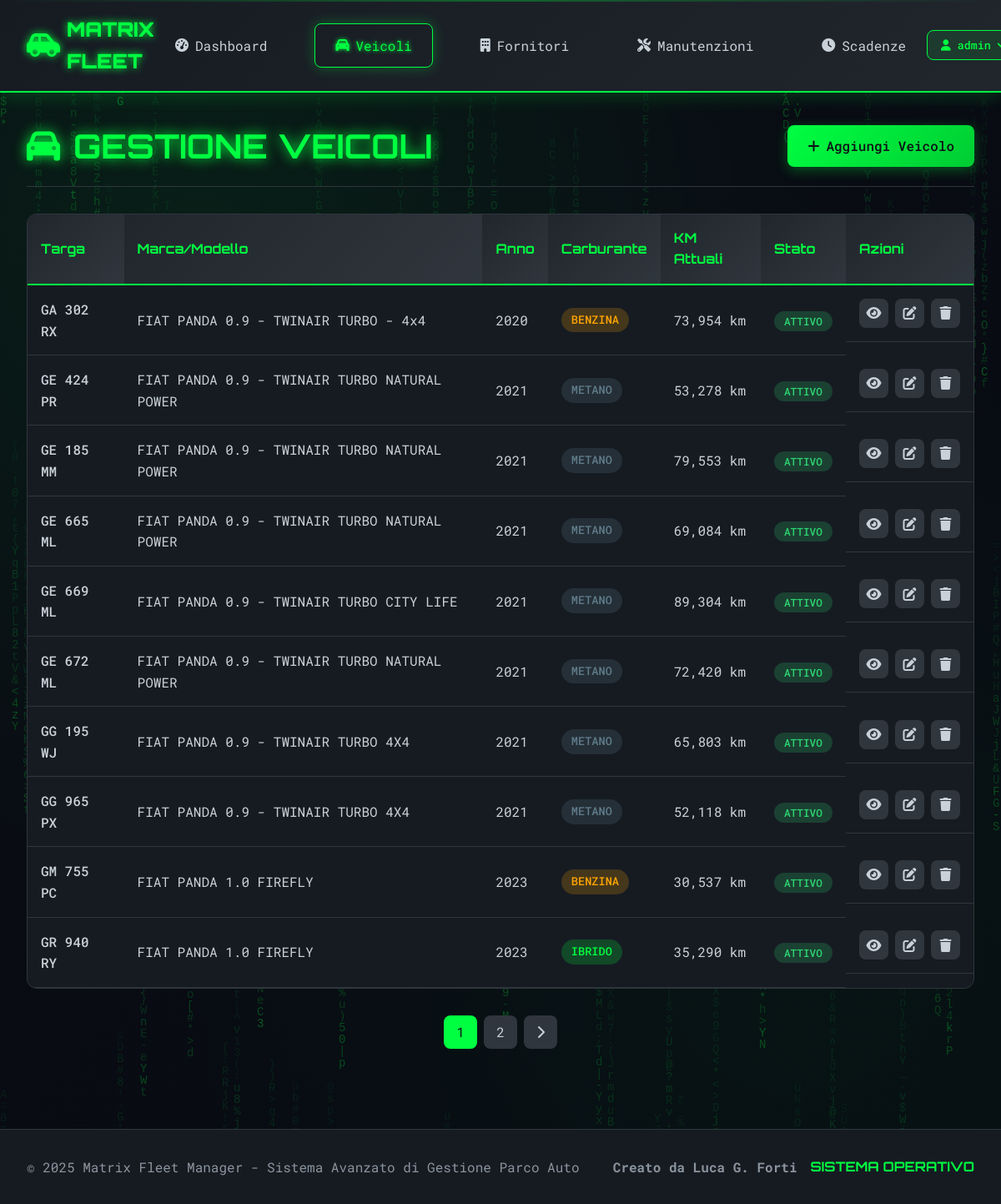
Screenshot of /veicoli/ (signed in) with the database file from the repository.
### app/models.py (models this page shows, shortened)
class User(UserMixin, db.Model):
    __tablename__ = 'users'
    id = db.Column(db.Integer, primary_key=True)
    username = db.Column(db.String(80), unique=True, nullable=False)
    password_hash = db.Column(db.String(120), nullable=False)
    nucleo = db.Column(db.String(50), default='Via Capitel')
    attivo = db.Column(db.Boolean, default=True)
    data_creazione = db.Column(db.DateTime, default=datetime.utcnow)
    ultimo_accesso = db.Column(db.DateTime)

class Veicolo(db.Model):
    __tablename__ = 'veicoli'
    id = db.Column(db.Integer, primary_key=True)
    targa = db.Column(db.String(10), nullable=False, unique=True)
    marca = db.Column(db.String(50), nullable=False)
    modello = db.Column(db.String(50), nullable=False)
    anno_immatricolazione = db.Column(db.Integer, nullable=False)
    data_immatricolazione = db.Column(db.Date, nullable=False)
    km_attuali = db.Column(db.Integer, default=0)
    carburante = db.Column(db.String(20), nullable=False)
    carburante_personalizzato = db.Column(db.String(50))  # NUOVO CAMPO
    cilindrata = db.Column(db.Integer)
    colore = db.Column(db.String(30))
    stato = db.Column(db.String(20), default='Attivo')
    note = db.Column(db.Text)
    carta_carburante = db.Column(db.String(100))
    pin_carburante = db.Column(db.String(20))
    societa_noleggio_id = db.Column(db.Integer, db.ForeignKey('fornitori.id'))
    nucleo = db.Column(db.String(50), default='Via Capitel')
    data_creazione = db.Column(db.DateTime, default=datetime.utcnow)
    manutenzioni = db.relationship('Manutenzione', backref='veicolo', lazy=True,
                                 order_by='desc(Manutenzione.data_intervento)')
    scadenze = db.relationship('Scadenza', backref='veicolo', lazy=True,
                              order_by='desc(Scadenza.data_scadenza)')
    societa_noleggio = db.relationship('Fornitore', foreign_keys=[societa_noleggio_id])

### app/routes/veicoli.py (the view)
@veicoli_bp.route('/')
@login_required
def index_veicoli():
    page = request.args.get('page', 1, type=int)
    veicoli = Veicolo.query.paginate(
        page=page, per_page=10, error_out=False
    )
    return render_template('veicoli/index.html', veicoli=veicoli)

### app/templates/veicoli/index.html (shortened to what this page needs)
{% extends "base.html" %}
{% block content %}
<div class="page-container">
    <div class="page-header">
        <h1 class="page-title">
            <i class="fas fa-car"></i>
        </h1>
        <div class="page-actions">
            <a href="{{ url_for('veicoli.aggiungi_veicolo') }}" class="btn btn-primary">
                <i class="fas fa-plus"></i> Aggiungi Veicolo
            </a>
        </div>
    </div>
    <div class="data-table-container">
        <table class="data-table">
            <thead>
                <tr>
                    <th>Targa</th>
                    <th>Marca/Modello</th>
                    <th>Anno</th>
                    <th>Carburante</th>
                    <th>KM Attuali</th>
                    <th>Stato</th>
                    <th>Azioni</th>
                </tr>
            </thead>
            <tbody>
                {% for veicolo in veicoli.items %}
                <tr>
                    <td class="highlight">{{ veicolo.targa }}</td>
                    <td>{{ veicolo.marca }} {{ veicolo.modello }}</td>
                    <td>{{ veicolo.anno_immatricolazione }}</td>
                    <td>
                        <span class="badge badge-{{ veicolo.carburante.lower() }}">
                            {{ veicolo.carburante }}
                        </span>
                    </td>
                    <td>{{ "{:,}".format(veicolo.km_attuali) }} km</td>
                    <td>
                        <span class="status-badge status-{{ veicolo.stato.lower().replace(' ', '-') }}">
                            {{ veicolo.stato }}
                        </span>
                    </td>
                    <td class="actions">
                        <a href="{{ url_for('veicoli.dettaglio_veicolo', id=veicolo.id) }}" class="btn-action" title="Dettagli">
                            <i class="fas fa-eye"></i>
                        </a>
                        <a href="{{ url_for('veicoli.modifica_veicolo', id=veicolo.id) }}" class="btn-action" title="Modifica">
                            <i class="fas fa-edit"></i>
                        </a>
                        <a href="{{ url_for('veicoli.elimina_veicolo', id=veicolo.id) }}" class="btn-action delete" title="Elimina" onclick="return confirm('Sei sicuro di voler eliminare questo veicolo?')">
                            <i class="fas fa-trash"></i>
                        </a>
                    </td>
                </tr>
                {% endfor %}
            </tbody>
        </table>
    </div>
    {% if veicoli.pages > 1 %}
    <div class="pagination">
        {% for page_num in veicoli.iter_pages() %}
            {% if page_num %}
                {% if page_num != veicoli.page %}
                    <a href="{{ url_for('veicoli.index_veicoli', page=page_num) }}" class="page-btn">{{ page_num }}</a>
                {% else %}
                    <span class="page-btn active">{{ page_num }}</span>
                {% endif %}
            {% endif %}
        {% endfor %}
        {% if veicoli.has_next %}
            <a href="{{ url_for('veicoli.index_veicoli', page=veicoli.next_num) }}" class="page-btn">
                <i class="fas fa-chevron-right"></i>
            </a>
        {% endif %}
    </div>
    {% endif %}
</div>
{% endblock %}

### app/templates/base.html (shortened to what this page needs)
<!DOCTYPE html>
<html lang="it">
<head>
    <link rel="stylesheet" href="{{ url_for('static', filename='css/matrix_style.css') }}">
    <link href="https://cdnjs.cloudflare.com/ajax/libs/font-awesome/6.0.0/css/all.min.css" rel="stylesheet">
</head>
<body>
    <header class="matrix-header">
        <div class="header-content">
            <div class="logo">
                <i class="fas fa-car-side"></i>
                <span>MATRIX FLEET</span>
            </div>
            <nav class="main-nav">
                <a href="{{ url_for('dashboard.index') }}" class="nav-link {% if request.endpoint == 'dashboard.index' %}active{% endif %}">
                    <i class="fas fa-tachometer-alt"></i>Dashboard
                </a>
                <a href="{{ url_for('veicoli.index_veicoli') }}" class="nav-link {% if 'veicoli' in request.endpoint %}active{% endif %}">
                    <i class="fas fa-car"></i>Veicoli
                </a>
                <a href="{{ url_for('fornitori.index_fornitori') }}" class="nav-link {% if 'fornitori' in request.endpoint %}active{% endif %}">
                    <i class="fas fa-building"></i>Fornitori
                </a>
                <a href="{{ url_for('manutenzioni.index_manutenzioni') }}" class="nav-link {% if 'manutenzioni' in request.endpoint %}active{% endif %}">
                    <i class="fas fa-tools"></i>Manutenzioni
                </a>
                <a href="{{ url_for('scadenze.index_scadenze') }}" class="nav-link {% if 'scadenze' in request.endpoint %}active{% endif %}">
                    <i class="fas fa-clock"></i>Scadenze
                </a>
            </nav>
            <div class="user-info">
                {% if current_user.is_authenticated %}
                    <div class="user-menu">
                        <div class="user-dropdown">
                            <button class="user-btn" onclick="toggleUserMenu()">
                                <i class="fas fa-user"></i>
                                <span class="user-name">{{ current_user.username }}</span>
                                <i class="fas fa-chevron-down"></i>
                            </button>
                        </div>
                    </div>
                {% endif %}
            </div>
        </div>
    </header>
    <main class="main-content">
        {% block content %}{% endblock %}
    </main>
    <footer class="matrix-footer">
        <div class="footer-content">
            <p>&copy; 2025 Matrix Fleet Manager - Sistema Avanzato di Gestione Parco Auto</p>
            <div class="footer-stats">
                <span class="stat"><strong>Creato da Luca G. Forti</strong></span>
                <span class="stat-value">SISTEMA OPERATIVO</span>
            </div>
        </div>
    </footer>
</body>
</html>

### app/templates/base.html (style rules this page uses)
.user-info { display: flex; align-items: center; }
.user-menu { position: relative; }
.user-dropdown { position: relative; }
.user-btn { display: flex; align-items: center; gap: 0.5rem; background: rgba(0, 255, 65, 0.1); color: var(--matrix-green); border: 1px solid var(--matrix-green); padding: 0.5rem 1rem; border-radius: 8px; cursor: pointer; font-family: inherit; transition: all 0.3s ease; }
.user-name { font-weight: 500; }

### rows the page displays
User: username "admin"
Veicolo: targa "GA 302 RX", marca "FIAT PANDA", modello "0.9 - TWINAIR TURBO - 4x4", anno_immatricolazione "2020", carburante "BENZINA", km_attuali "73,954", stato "ATTIVO"
Veicolo: targa "GE 424 PR", marca "FIAT", modello "PANDA 0.9 - TWINAIR TURBO NATURAL POWER", anno_immatricolazione "2021", carburante "METANO", km_attuali "53,278", stato "ATTIVO"
Veicolo: targa "GE 185 MM", marca "FIAT", modello "PANDA 0.9 - TWINAIR TURBO NATURAL POWER", anno_immatricolazione "2021", carburante "METANO", km_attuali "79,553", stato "ATTIVO"
Veicolo: targa "GE 665 ML", marca "FIAT", modello "PANDA 0.9 - TWINAIR TURBO NATURAL POWER", anno_immatricolazione "2021", carburante "METANO", km_attuali "69,084", stato "ATTIVO"
Veicolo: targa "GE 669 ML", marca "FIAT", modello "PANDA 0.9 - TWINAIR TURBO CITY LIFE", anno_immatricolazione "2021", carburante "METANO", km_attuali "89,304", stato "ATTIVO"
Veicolo: targa "GE 672 ML", marca "FIAT", modello "PANDA 0.9 - TWINAIR TURBO NATURAL POWER", anno_immatricolazione "2021", carburante "METANO", km_attuali "72,420", stato "ATTIVO"
Veicolo: targa "GG 195 WJ", marca "FIAT", modello "PANDA 0.9 - TWINAIR TURBO 4X4", anno_immatricolazione "2021", carburante "METANO", km_attuali "65,803", stato "ATTIVO"
Veicolo: targa "GG 965 PX", marca "FIAT", modello "PANDA 0.9 - TWINAIR TURBO 4X4", anno_immatricolazione "2021", carburante "METANO", km_attuali "52,118", stato "ATTIVO"
Veicolo: targa "GM 755 PC", marca "FIAT", modello "PANDA 1.0 FIREFLY", anno_immatricolazione "2023", carburante "BENZINA", km_attuali "30,537", stato "ATTIVO"
Veicolo: targa "GR 940 RY", marca "FIAT", modello "PANDA 1.0 FIREFLY", anno_immatricolazione "2023", carburante "IBRIDO", km_attuali "35,290", stato "ATTIVO"

### other values shown
{{ page_num }} "1"
{{ page_num }} "2"
